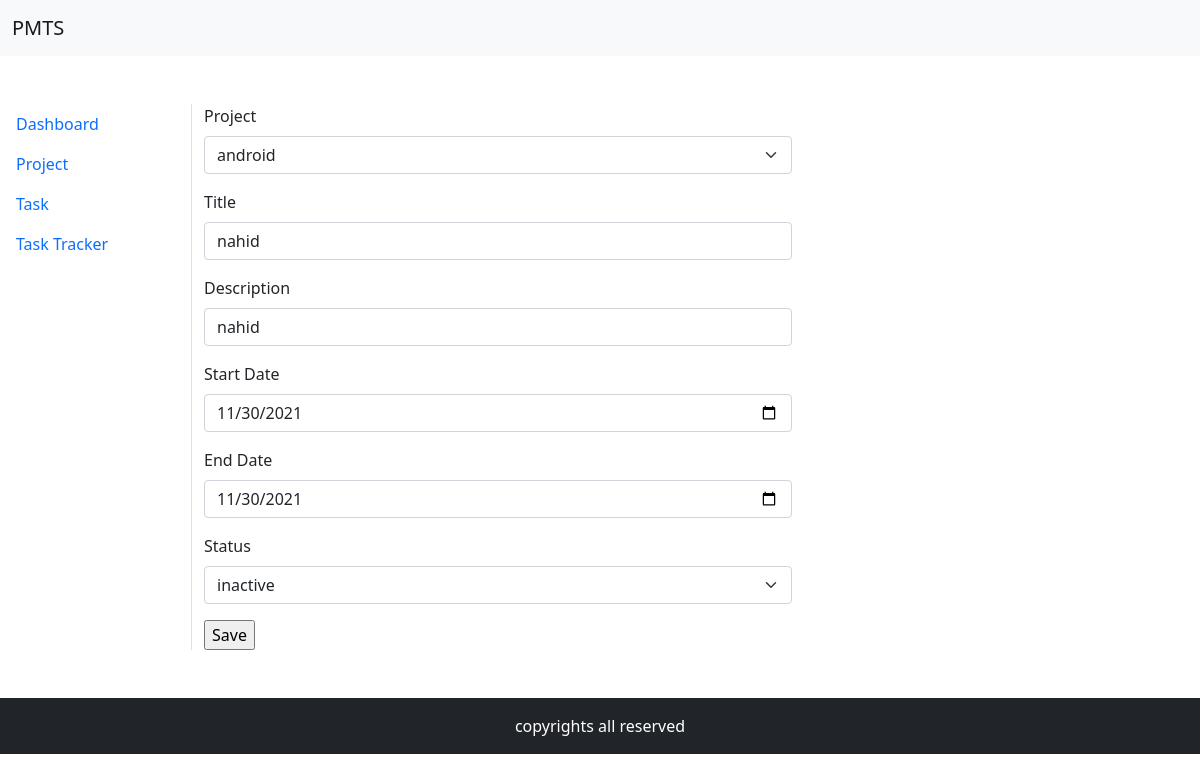
The page /view/task/edit.php?taskid=3 on the database its author committed.
### tables this page shows
CREATE TABLE `task` (
  `id` int(11) NOT NULL,
  `project_id` int(11) NOT NULL,
  `title` varchar(255) NOT NULL,
  `description` text NOT NULL,
  `start_date` date NOT NULL,
  `end_date` date NOT NULL,
  `status` enum('1','2') NOT NULL DEFAULT '1'
);

CREATE TABLE `projects` (
  `id` int(11) NOT NULL,
  `project_name` varchar(255) NOT NULL,
  `description` text NOT NULL,
  `code` varchar(255) NOT NULL
);

### model/Database.php (called while the page is built, shortened)
<?php
class Database {
    public $host = "localhost";
    public $user = "root";
    public $pass = "";
    public $dbname = "pmts";
    public $link;
    private function connectDB() {
        $this->link = new mysqli($this->host, $this->user, $this->pass, $this->dbname);
    }
    public function select($table, $col, $where = null, $limit = [], $orderBy = [], $join = []) {
        $whereCls = !empty($where) ? $this->where($where) : '';
        $orderByCls = !empty($orderBy) ? $this->orderBy($orderBy) : '';
        $limitCls = !empty($limit) ? $this->limit($limit) : '';
        $tableCls = "`" . $table . "`";
        if (!empty($join)) {
            $tableCls = '';
            $jTable = "`" . $table . "`";
            foreach ($join as $indx => $jData) {
                $tableCls = $this->join($jData, $jTable);
                $jTable = $tableCls;
            }
        }
        $sql = "SELECT " . $col . " FROM " . $tableCls . $whereCls . $orderByCls . $limitCls . ";";
        $result = $this->link->query($sql);
        return $result;
    }
    public function join($join, $table) {
        $joinTxt = " " . $table . " " . $join['type'] . " `" . $join['joining_table'] . "` ON " . $join['joining_col'] . "=" . $join['joiner_col'] . " ";
        return $joinTxt;
    }
    protected function where($cls) {
        return " WHERE " . $cls;
    }
}
?>

### classes/Project.php (called while the page is built, shortened)
<?php
class Project {
    public $db;
    public function __construct() {
        $this->db = new Database();
    }
    public function select() {
        $table = 'projects';
        $col = '*';
        $where = [];
        $limit = [
        ];
        $orderBy = [
        ];
        $result = $this->db->select($table, $col, $where, $limit, $orderBy);
        return $result;
    }
}
?>

### classes/Task.php (called while the page is built, shortened)
<?php
class Task {
    public $db;
    public function __construct() {
        $this->db = new Database();
    }
    public function show($id) {
        $table = 'task';
        $col = '`task`.*, `projects`.`project_name` as `project_name`';
        $where = "`task`.`id` = " . $id;
        $limit = [];
        $orderBy = [];
        $join = [
            '0' => [
                'type' => 'INNER JOIN',
                'joining_table' => 'projects',
                'joiner_col' => '`task`.`project_id`',
                'joining_col' => '`projects`.`id`',
            ],
        ];
        $result = $this->db->select($table, $col, $where, $limit, $orderBy, $join);
        return $result;
    }
}

### view/task/edit.php (the view, shortened to what this page needs)
<?php
include_once '../header.php';
include_once '../../model/Database.php';
include_once '../../classes/Task.php';
include_once '../../classes/Project.php';
$id = $_GET['taskid'];
$projects = new Project();
$task = new Task();
?>
<div class="row ">
    <?php
    include_once '../navbar.php';
    ?>
    <div class="col-6 mt-5">
        <?php
        $taskData = $task->show($id);
        $data = $taskData->fetch_assoc();
        if (!empty($data)) {
                ?>
                <form method="POST" action="">
                    <div class="mb-3">
                        <label for="projectId" class="form-label">Project</label>
                <select name="project_id" class="form-select">
                    <?php
                    $selectData = $projects->select();
                    if ($selectData->num_rows > 0) {
                        while ($row = $selectData->fetch_assoc()) {
                            ?>
                            <option value="<?php echo $row['id']; ?>" <?php echo $data['project_id'] == $row['id'] ? 'selected' : '';?>> <?php echo $row['project_name']; ?></option>
                            <?php
                        }
                    }
                    ?>
                </select>
                    </div>
                    <div class="mb-3">
                        <label for="description" class="form-label">Title</label>
                        <input name="title" value="<?php echo $data['title']; ?>"  type="text" class="form-control" id="description">
                    </div>
                    <div class="mb-3">
                        <label for="projectCode" class="form-label">Description</label>
                        <input name="description" value="<?php echo $data['description']; ?>"  type="text" class="form-control" id="projectCode">
                    </div>
                    <div class="mb-3">
                        <label for="projectCode" class="form-label">Start Date</label>
                        <input name="start_date" value="<?php echo $data['start_date']; ?>"  type="date" class="form-control" id="projectCode">
                    </div>
                    <div class="mb-3">
                        <label for="projectCode" class="form-label">End Date</label>
                        <input name="end_date" value="<?php echo $data['end_date']; ?>"  type="date" class="form-control" id="projectCode">
                    </div>
                    <div class="mb-3">
                        <label for="projectCode" class="form-label">Status</label>
                        <select name="status" class="form-select">
                            <option value="2" <?php echo !empty($data['status']) && $data['status'] == 2 ? 'selected' : '';?>>inactive</option>
                        </select>
                    </div>
                    <input type="submit" name="submit" Value="Save" />
                </form>
                <?php
        }
        ?>
    </div>
</div>
<?php include_once '../footer.php'; ?>

### rows shown on the page
task: project_id "android", title "nahid", description "nahid", start_date "11/30/2021", end_date "11/30/2021", status "inactive"
